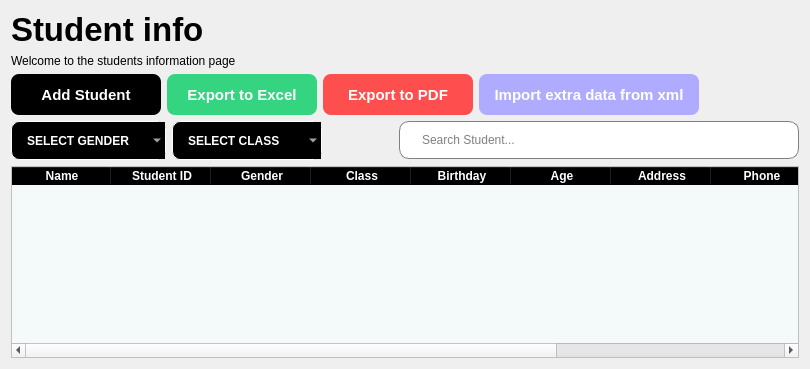
            <widget class="QWidget" name="page_3">
             <layout class="QGridLayout" name="gridLayout_4">
              <item row="0" column="0">
               <widget class="QLabel" name="label_9">
                <property name="font">
                 <font>
                  <pointsize>25</pointsize>
                  <bold>true</bold>
                 </font>
                </property>
                <property name="text">
                 <string>Student info</string>
                </property>
               </widget>
              </item>
              <item row="1" column="0">
               <widget class="QLabel" name="label_19">
                <property name="font">
                 <font>
                  <pointsize>9</pointsize>
                 </font>
                </property>
                <property name="text">
                 <string>Welcome to the students information page</string>
                </property>
               </widget>
              </item>
              <item row="2" column="0">
               <layout class="QHBoxLayout" name="horizontalLayout_6">
                <item>
                 <widget class="QPushButton" name="addStudent_btn">
                  <property name="minimumSize">
                   <size>
                    <width>150</width>
                    <height>41</height>
                   </size>
                  </property>
                  <property name="font">
                   <font>
                    <pointsize>-1</pointsize>
                    <bold>true</bold>
                   </font>
                  </property>
                  <property name="styleSheet">
                   <string notr="true">QPushButton {
	background-color:black;
	color: rgb(255, 255, 255);
	border: none;
	border-radius: 8;
	font-weight: bold;
	font-size:15px;
}</string>
                  </property>
                  <property name="text">
                   <string>Add Student</string>
                  </property>
                  <property name="icon">
                   <iconset resource="../resources/resources.qrc">
                    <normaloff>:/images/add student.png</normaloff>:/images/add student.png</iconset>
                  </property>
                 </widget>
                </item>
                <item>
                 <widget class="QPushButton" name="excelExport_btn">
                  <property name="minimumSize">
                   <size>
                    <width>150</width>
                    <height>41</height>
                   </size>
                  </property>
                  <property name="styleSheet">
                   <string notr="true">QPushButton {
	background-color:#34D481;
	color: rgb(255, 255, 255);
	border: none;
	border-radius: 8;
	font-weight: bold;
	font-size:15px;
}</string>
                  </property>
                  <property name="text">
                   <string>Export to Excel</string>
                  </property>
                  <property name="icon">
                   <iconset resource="../resources/resources.qrc">
                    <normaloff>:/images/excel.png</normaloff>:/images/excel.png</iconset>
                  </property>
                 </widget>
                </item>
                <item>
                 <widget class="QPushButton" name="pdfExport_btn">
                  <property name="minimumSize">
                   <size>
                    <width>150</width>
                    <height>41</height>
                   </size>
                  </property>
                  <property name="styleSheet">
                   <string notr="true">QPushButton {
	background-color:#ff4e4e;
	color: rgb(255, 255, 255);
	border: none;
	border-radius: 8;
	font-weight: bold;
	font-size:15px;
}</string>
                  </property>
                  <property name="text">
                   <string>Export to PDF</string>
                  </property>
                  <property name="icon">
                   <iconset resource="../resources/resources.qrc">
                    <normaloff>:/images/pdf.png</normaloff>:/images/pdf.png</iconset>
                  </property>
                 </widget>
                </item>
                <item>
                 <widget class="QPushButton" name="import_xml_btn">
                  <property name="minimumSize">
                   <size>
                    <width>220</width>
                    <height>41</height>
                   </size>
                  </property>
                  <property name="maximumSize">
                   <size>
                    <width>220</width>
                    <height>16777215</height>
                   </size>
                  </property>
                  <property name="styleSheet">
                   <string notr="true">QPushButton {
	background-color:rgb(175, 172, 255);
	color: rgb(255, 255, 255);
	border: none;
	border-radius: 8;
	font-weight: bold;
	font-size:15px;
}</string>
                  </property>
                  <property name="text">
                   <string>Import extra data from xml</string>
                  </property>
                 </widget>
                </item>
                <item>
                 <spacer name="horizontalSpacer_4">
                  <property name="orientation">
                   <enum>Qt::Horizontal</enum>
                  </property>
                  <property name="sizeType">
                   <enum>QSizePolicy::MinimumExpanding</enum>
                  </property>
                  <property name="sizeHint" stdset="0">
                   <size>
                    <width>100</width>
                    <height>20</height>
                   </size>
                  </property>
                 </spacer>
                </item>
               </layout>
              </item>
              <item row="3" column="0">
               <layout class="QHBoxLayout" name="horizontalLayout_7">
                <item>
                 <widget class="QComboBox" name="select_gender">
                  <property name="minimumSize">
                   <size>
                    <width>150</width>
                    <height>0</height>
                   </size>
                  </property>
                  <property name="styleSheet">
                   <string notr="true">QComboBox {
	border: 1px solid white;
	border-radius: 8;
	padding: 1 18 1 15;
	color: rgb(255, 255, 255);
	background-color: rgb(0, 0, 0);
	height: 35;
	font-weight: bold;
	selection-background-color: #2980B9
}</string>
                  </property>
                  <item>
                   <property name="text">
                    <string>SELECT GENDER</string>
                   </property>
                  </item>
                  <item>
                   <property name="text">
                    <string>Male</string>
                   </property>
                  </item>
                  <item>
                   <property name="text">
                    <string>Female</string>
                   </property>
                  </item>
                 </widget>
                </item>
                <item>
                 <widget class="QComboBox" name="select_class">
                  <property name="minimumSize">
                   <size>
                    <width>150</width>
                    <height>0</height>
                   </size>
                  </property>
                  <property name="styleSheet">
                   <string notr="true">QComboBox {
	border: 1px solid white;
	border-radius: 8;
	padding: 1 18 1 15;
	color: rgb(255, 255, 255);
	background-color: rgb(0, 0, 0);
	height: 35;
	font-weight: bold;
	selection-background-color: #2980B9
}</string>
                  </property>
                  <item>
                   <property name="text">
                    <string>SELECT CLASS</string>
                   </property>
                  </item>
                  <item>
                   <property name="text">
                    <string>Grade 1</string>
                   </property>
                  </item>
                  <item>
                   <property name="text">
                    <string>Grade 2</string>
                   </property>
                  </item>
                  <item>
                   <property name="text">
                    <string>Grade 3</string>
                   </property>
                  </item>
                  <item>
                   <property name="text">
                    <string>Grade 4</string>
                   </property>
                  </item>
                  <item>
                   <property name="text">
                    <string>Grade 5</string>
                   </property>
                  </item>
                  <item>
                   <property name="text">
                    <string>Grade 6</string>
                   </property>
                  </item>
                  <item>
                   <property name="text">
                    <string>Grade 7</string>
                   </property>
                  </item>
                  <item>
                   <property name="text">
                    <string>Grade 8</string>
                   </property>
                  </item>
                  <item>
                   <property name="text">
                    <string>Grade 9</string>
                   </property>
                  </item>
                  <item>
                   <property name="text">
                    <string>Grade 10</string>
                   </property>
                  </item>
                  <item>
                   <property name="text">
                    <string>Grade 11</string>
                   </property>
                  </item>
                 </widget>
                </item>
                <item>
                 <spacer name="horizontalSpacer_5">
                  <property name="orientation">
                   <enum>Qt::Horizontal</enum>
                  </property>
                  <property name="sizeHint" stdset="0">
                   <size>
                    <width>40</width>
                    <height>20</height>
                   </size>
                  </property>
                 </spacer>
                </item>
                <item>
                 <widget class="QLineEdit" name="search_student">
                  <property name="minimumSize">
                   <size>
                    <width>400</width>
                    <height>38</height>
                   </size>
                  </property>
                  <property name="maximumSize">
                   <size>
                    <width>600</width>
                    <height>38</height>
                   </size>
                  </property>
                  <property name="styleSheet">
                   <string notr="true">QLineEdit {
	padding-left:20;
	border: 1 solid gray;
	border-radius: 10;
}</string>
                  </property>
                  <property name="placeholderText">
                   <string>Search Student...</string>
                  </property>
                 </widget>
                </item>
               </layout>
              </item>
              <item row="4" column="0">
               <widget class="QTableWidget" name="studentInfo_table">
                <property name="styleSheet">
                 <string notr="true">QHeaderView::section {
	font-weight: bold;
	background-color: rgb(0, 0, 0);
	color: rgb(255, 255, 255);
}

QTableWidget {
	alternate-background-color: #B0BDFB;
	background-color:#F4F9FA;
}</string>
                </property>
                <property name="alternatingRowColors">
                 <bool>true</bool>
                </property>
                <column>
                 <property name="text">
                  <string>Name</string>
                 </property>
                </column>
                <column>
                 <property name="text">
                  <string>Student ID</string>
                 </property>
                </column>
                <column>
                 <property name="text">
                  <string>Gender</string>
                 </property>
                </column>
                <column>
                 <property name="text">
                  <string>Class</string>
                 </property>
                </column>
                <column>
                 <property name="text">
                  <string>Birthday</string>
                 </property>
                </column>
                <column>
                 <property name="text">
                  <string>Age</string>
                 </property>
                </column>
                <column>
                 <property name="text">
                  <string>Address</string>
                 </property>
                </column>
                <column>
                 <property name="text">
                  <string>Phone</string>
                 </property>
                </column>
                <column>
                 <property name="text">
                  <string>Email</string>
                 </property>
                </column>
                <column>
                 <property name="text">
                  <string>Actions</string>
                 </property>
                </column>
               </widget>
              </item>
             </layout>
            </widget>
